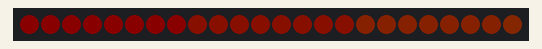
This sketch was run on a simulated Arduino Uno, built with avr-gcc and run on an emulated ATmega328P. Shown: 24 RGB LEDs in strip order, left to right. Dim RGB values are drawn brighter than linear.

Above: at 0.15 s.
At 4.72 s:
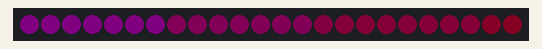
At 9.89 s:
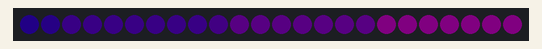
At 19.94 s:
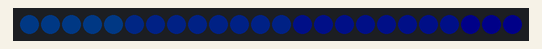
At 29.68 s:
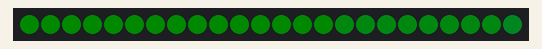
At 39.73 s:
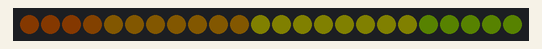

The sketch:

NPTest.ino
```cpp
#include <Adafruit_NeoPixel.h>
#include <avr/power.h>

#define DIGPIN 6
#define PXLCNT 24

Adafruit_NeoPixel strip = Adafruit_NeoPixel(PXLCNT, DIGPIN, NEO_GRB + NEO_KHZ800);

uint32_t magenta = strip.Color(255, 0, 255);
uint32_t green = strip.Color(0, 255, 0);

void setup() {
  strip.begin();
  strip.show(); // Initialize all pixels to 'off'

}

void loop() {
  //delay(500);
  strip.setBrightness(10);
  //for (int i = 0; i < strip.numPixels(); i = i + 3) {
  //    strip.setPixelColor(i, green);
  //}
  //strip.setPixelColor(11, 255, 0, 255);
  //strip.show();
  rainbow(20);
}

void rainbow(uint8_t wait) {
  uint16_t i, j;

  for(j=0; j<256; j++) {
    for(i=0; i<strip.numPixels(); i++) {
      strip.setPixelColor(i, Wheel((i+j) & 255));
    }
    strip.show();
    delay(wait);
  }
}

// Input a value 0 to 255 to get a color value.
// The colours are a transition r - g - b - back to r.
uint32_t Wheel(byte WheelPos) {
  WheelPos = 255 - WheelPos;
  if(WheelPos < 85) {
   return strip.Color(255 - WheelPos * 3, 0, WheelPos * 3);
  } else if(WheelPos < 170) {
    WheelPos -= 85;
   return strip.Color(0, WheelPos * 3, 255 - WheelPos * 3);
  } else {
   WheelPos -= 170;
   return strip.Color(WheelPos * 3, 255 - WheelPos * 3, 0);
  }
}
```
